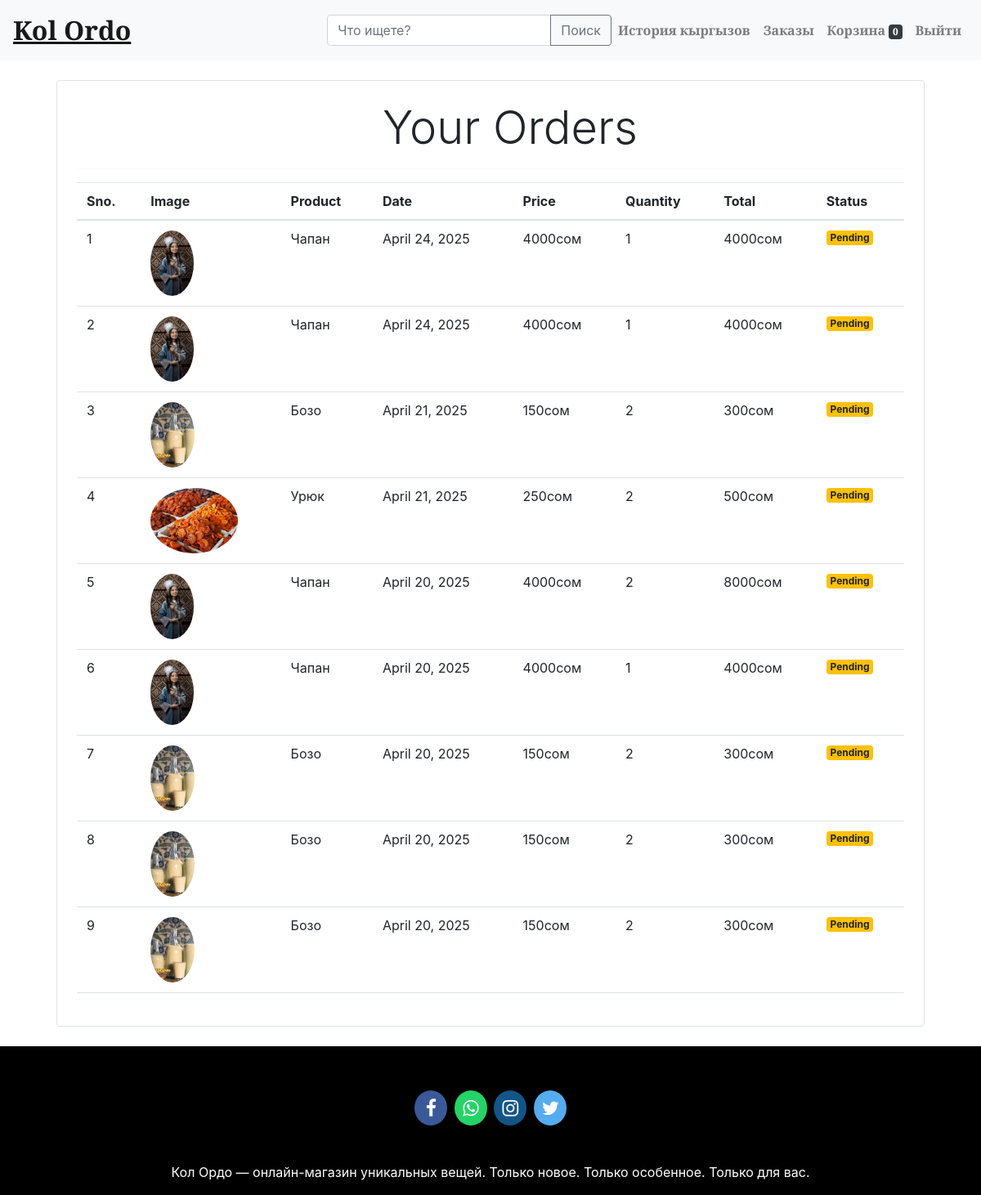
/orders (signed in), run on the app's committed database.
### store/models/orders.py (models this page shows, shortened)
class Order(models.Model):
    product = models.ForeignKey(Product,
                                on_delete=models.CASCADE)
    customer = models.ForeignKey(Customer,
                                 on_delete=models.CASCADE)
    quantity = models.IntegerField(default=1)
    price = models.IntegerField()
    address = models.CharField(max_length=50, default='', blank=True)
    phone = models.CharField(max_length=50, default='', blank=True)
    date = models.DateField(default=datetime.datetime.today)
    status = models.BooleanField(default=False)
    @staticmethod
    def get_orders_by_customer(customer_id):
        return Order.objects.filter(customer=customer_id).order_by('-date')

### store/models/product.py (models this page shows, shortened)
class Product(models.Model):
    name = models.CharField(max_length=50)
    price = models.IntegerField(default=0)
    category = models.ForeignKey(Category, on_delete=models.CASCADE, default=1)
    description = models.CharField(max_length=200, default='' , null=True , blank=True)
    image = models.ImageField(upload_to='uploads/products/')

### store/middlewares/auth.py (the view)
    def middleware(request):
        print(request.session.get('customer'))
        returnUrl = request.META['PATH_INFO']
        print(request.META['PATH_INFO'])
        if not request.session.get('customer'):
           return redirect(f'login?return_url={returnUrl}')
        response = get_response(request)
        return response

### store/templatetags/custom_filter.py (called while the page is built)
@register.filter(name='currency')
def currency(number):
    return str(number) + "сом"

@register.filter(name='multiply')
def multiply(number , number1):
    return number * number1

### store/views/orders.py (called while the page is built)
    def get(self , request ):
        customer = request.session.get('customer')
        orders = Order.get_orders_by_customer(customer)
        print(orders)
        return render(request , 'orders.html'  , {'orders' : orders})

### store/templates/orders.html
{% extends 'base.html' %}
{% block content %}
{% load cart %}
{% load custom_filter %}
<div class="container">
   <div class="border rounded p-4 m-4">
        <p class="display-4 pl-4 ml-4">Your Orders</p>
        <hr>
        <table class="table">
            <thead>
                <tr>
                    <th>Sno.</th>
                    <th>Image</th>
                    <th>Product</th>
                    <th>Date</th>
                    <th>Price</th>
                    <th>Quantity</th>
                    <th>Total</th>
                    <th>Status</th>
                </tr>
            </thead>
            <tbody>
                {% for order in orders %}
                <tr>
                    <td>{{forloop.counter}}</td>
                    <td><img style="height: 80px;" class="rounded-circle" src="{{order.product.image.url}}" alt=""></td>
                    <td>{{order.product.name}}</td>
                    <td>{{order.date}}</td>
                    <td>{{order.price|currency}}</td>
                    <td>{{order.quantity}}</td>
                    <td>{{order.quantity|multiply:order.price|currency}}</td>
                    {% if order.status %}
                    <td><small class="badge badge-success">Completed</small></td>
                    {%else%}
                    <td><small class="badge badge-warning">Pending</small></td>
                    {% endif %}
                </tr>
                {% endfor %}
            </tbody>
        </table>
   </div>
</div>
{% endblock %}

### store/templates/base.html (shortened to what this page needs)
<html lang="en">
<head>
<link href="https://cdn.jsdelivr.net/npm/bootstrap@5.2.2/dist/css/bootstrap.min.css" rel="stylesheet">
   <link rel="stylesheet" href="https://maxcdn.bootstrapcdn.com/bootstrap/4.0.0/css/bootstrap.min.css">
   <link rel="stylesheet" href="https://maxcdn.bootstrapcdn.com/font-awesome/4.7.0/css/font-awesome.min.css">
      </head>
<body>
<nav class="navbar navbar-expand-lg navbar-light bg-light">
   <a class="navbar-brand" href="/"> Kol Ordo </a>
   <div class="collapse navbar-collapse" id="navbarSupportedContent">
       <ul class="navbar-nav ml-auto my-2 my-lg-0">
        <form class="form-inline my-2 my-lg-0" action="/search">
          <div class="input-group">
            <input type="text" name="q" class="form-control" placeholder="Что ищете?" />
            <div class="input-group-append">
              <button class="btn btn-outline-secondary" type="submit">Поиск</button>
            </div>
          </div>
            <a class="nav-link" href="/history"> История кыргызов</a>
        </form>
           {% if request.session.customer %}
           <li class="nav-item">
               <a class="nav-link" href="/orders">Заказы</a>
           </li>
           <li class="nav-item">
               <a class="nav-link" href="/cart"> Корзина
                   <span class="badge badge-dark">{{request.session.cart.keys|length}}</span>
               </a>
           </li>
           <li class="nav-item ">
               <a class="nav-link" href="/logout">Выйти<span class="sr-only">(current)</span></a>
           </li>
           {%endif%}
       </ul>
   </div>
</nav>
{%block content%}
{%endblock%}
<footer>
	<br>
	<p>
	  <a href="#" class="fa fa-facebook"></a>
	  <a href="#" class="fa fa-whatsapp"></a>
	  <a href="#" class="fa fa-instagram"></a>
	  <a href="#" class="fa fa-twitter"></a>
	</p>
	<br>
	<div class="container">
	  <div class="row">
		<div class="col-md-12 col-sm-12">
		  <div style="color:#ffffff;" class="wow fadeInUp footer-copyright">
			<p> Кол Ордо — онлайн-магазин уникальных вещей.
                Только новое. Только особенное. Только для вас. </p>
		  </div>
		</div>
	  </div>
	</div>
  </footer>
</body>
</html>

### store/templates/base.html (style rules this page uses)
.navbar-brand { font-family: Playfair Display; font-weight: bold; font-size: 32px; text-decoration: underline; }
.nav-link { font-family: Playfair Display; font-weight: bold; font-size: 16px; color:black }
footer { padding: 0px 0px 0px 0px; background-color: black; margin: 0px; }
.fa { padding: 10px; font-size: 23px; width: 40px; text-align: center; text-decoration: none; margin: 5px 2px; border-radius: 50%; }
.fa-facebook { background: #3B5998; color: white; margin-top: 30px; }
.fa-whatsapp { background: #25d366; color: white; }
.fa-twitter { background: #55ACEE; color: white; }
.fa-instagram { background: #125688; color: white; }
p { text-align: center; }

### data on the page
Order: product.image (picture), product.name "Чапан", date "April 24, 2025", price "4000сом", quantity "1", quantity|multiply "4000сом", status "Pending"
Order: product.image (picture), product.name "Чапан", date "April 24, 2025", price "4000сом", quantity "1", quantity|multiply "4000сом", status "Pending"
Order: product.image (picture), product.name "Бозо", date "April 21, 2025", price "150сом", quantity "2", quantity|multiply "300сом", status "Pending"
Order: product.image (picture), product.name "Урюк", date "April 21, 2025", price "250сом", quantity "2", quantity|multiply "500сом", status "Pending"
Order: product.image (picture), product.name "Чапан", date "April 20, 2025", price "4000сом", quantity "2", quantity|multiply "8000сом", status "Pending"
Order: product.image (picture), product.name "Чапан", date "April 20, 2025", price "4000сом", quantity "1", quantity|multiply "4000сом", status "Pending"
Order: product.image (picture), product.name "Бозо", date "April 20, 2025", price "150сом", quantity "2", quantity|multiply "300сом", status "Pending"
Order: product.image (picture), product.name "Бозо", date "April 20, 2025", price "150сом", quantity "2", quantity|multiply "300сом", status "Pending"
Order: product.image (picture), product.name "Бозо", date "April 20, 2025", price "150сом", quantity "2", quantity|multiply "300сом", status "Pending"

### other printed values
{{ request.session.cart.keys|length }} "0"
